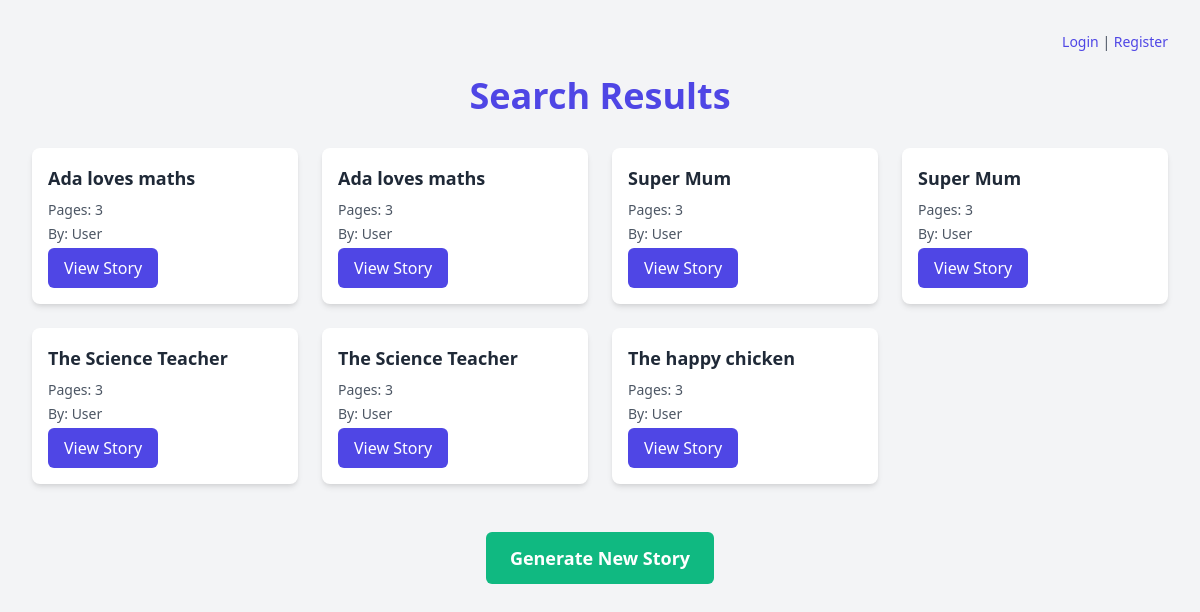
Before: /search with the older database file.
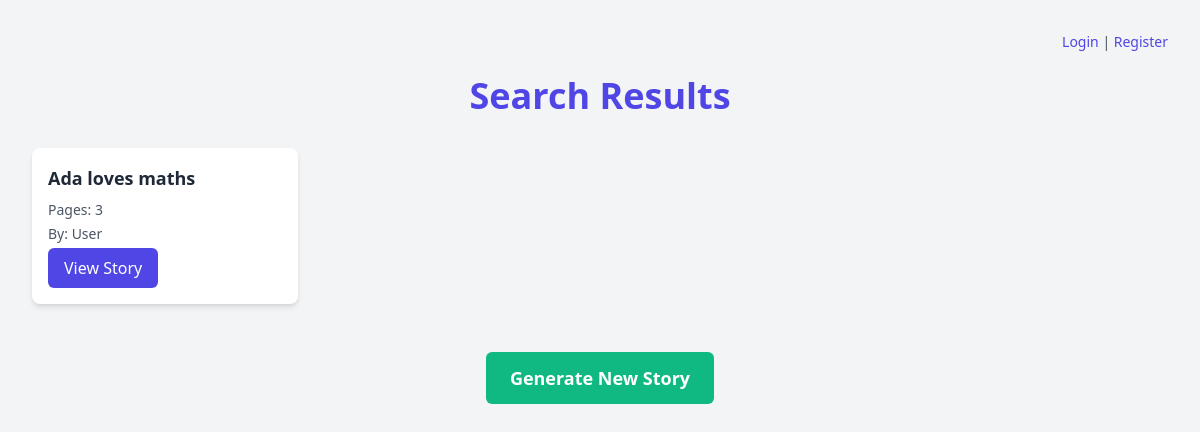
After: the same page with the newer database file.
### tables this page shows
CREATE TABLE stories (
            id INTEGER PRIMARY KEY AUTOINCREMENT,
            user_id INTEGER,
            prompt TEXT NOT NULL,
            num_pages INTEGER NOT NULL,
            style_prompt TEXT,
            character_descriptions TEXT,
            created_at TIMESTAMP DEFAULT CURRENT_TIMESTAMP,
            FOREIGN KEY (user_id) REFERENCES users (id)
        );

### app.py (the view)
@app.route('/search', methods=['GET'])
def search():
    query = request.args.get('query', '')  # Get the search query from the request
    conn = create_connection()  # Function to create a database connection
    stories = []
    if conn is not None:
        try:
            cursor = conn.cursor()
            cursor.execute("SELECT id, prompt, num_pages, style_prompt, character_descriptions FROM stories WHERE prompt LIKE ?", ('%' + query + '%',))
            stories = cursor.fetchall()
            stories_data = [{
                "id": story[0],
                "prompt": story[1],
                "num_pages": story[2],
                "style_prompt": story[3],
                "character_descriptions": story[4]
            } for story in stories]
            return render_template('search_results.html', query=query, stories=stories_data)
        except Error as e:
            logging.error(f"Error fetching stories from database: {e}")
        finally:
            conn.close()
    return render_template('search_results.html', query=query, stories=stories)

### app.py (called while the page is built)
def create_connection():
    conn = None
    try:
        conn = sqlite3.connect(DB_FILE, timeout=10)
        conn.execute("PRAGMA journal_mode=WAL")
        return conn
    except Error as e:
        print(e)
    return conn

### templates/search_results.html (shortened to what this page needs)
<!DOCTYPE html>
<html lang="en">
<head>
    <link href="https://cdn.jsdelivr.net/npm/tailwindcss@2.2.19/dist/tailwind.min.css" rel="stylesheet">
</head>
<body class="bg-gray-100 min-h-screen p-8">
    <div class="max-w-7xl mx-auto">
        <div class="mb-6 text-right">
            {% if 'user_id' in session %}
                <p class="text-sm text-gray-600">Welcome, {{ session['username'] }}! <a href="{{ url_for('logout') }}" class="text-indigo-600 hover:underline">Logout</a></p>
            {% else %}
                <p class="text-sm text-gray-600">
                    <a href="{{ url_for('login') }}" class="text-indigo-600 hover:underline">Login</a> |
                    <a href="{{ url_for('register') }}" class="text-indigo-600 hover:underline">Register</a>
                </p>
            {% endif %}
        </div>
        <h1 class="text-4xl font-bold mb-8 text-center text-indigo-600">Search Results</h1>
        {% if stories %}
            <div class="grid grid-cols-1 sm:grid-cols-2 md:grid-cols-3 lg:grid-cols-4 gap-6">
                {% for story in stories %}
                    <div class="bg-white rounded-lg shadow-md overflow-hidden transition duration-300 ease-in-out transform hover:-translate-y-1 hover:shadow-lg">
                        <div class="p-4">
                            <h3 class="text-lg font-semibold text-gray-800 mb-2 truncate">{{ story['prompt'] }}</h3>
                            <p class="text-sm text-gray-600 mb-1">Pages: {{ story['num_pages'] }}</p>
                            <p class="text-sm text-gray-600 mb-1">By: User {{ story['user_id'] }}</p>
                            <a href="{{ url_for('view_story', story_id=story['id']) }}" class="inline-block bg-indigo-600 text-white py-2 px-4 rounded-md hover:bg-indigo-700 transition duration-300 ease-in-out">View Story</a>
                        </div>
                    </div>
                {% endfor %}
            </div>
        {% else %}
            <p class="text-center text-gray-600">No stories found for your search query: <strong>{{ query }}</strong>.</p>
        {% endif %}
        <div class="mt-12 text-center">
            <a href="{{ url_for('index') }}" class="inline-block bg-green-500 text-white py-3 px-6 rounded-md hover:bg-green-600 transition duration-300 ease-in-out text-lg font-semibold">
                Generate New Story
            </a>
        </div>
    </div>
</body>
</html>

Changed rows visible on the page:
removed stories: prompt "Ada loves maths", num_pages "3"
removed stories: prompt "Super Mum", num_pages "3"
removed stories: prompt "Super Mum", num_pages "3"
removed stories: prompt "The Science Teacher", num_pages "3"
removed stories: prompt "The Science Teacher", num_pages "3"
removed stories: prompt "The happy chicken", num_pages "3"
